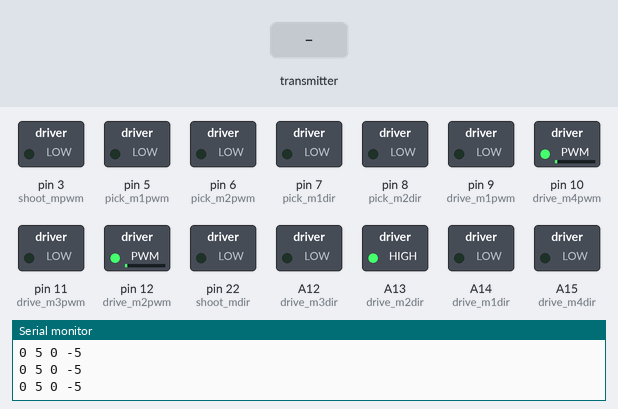
This sketch was run on a simulated Arduino Mega 2560, built with avr-gcc and run on an emulated ATmega2560. Shown: switched loads named in the sketch (green lamp = pin HIGH), the last lines printed to the serial monitor. The test bench sets the inputs (shaded band). No radio packets arrive unless stated.

Above: at 1.2 s.
1.3 s: the transmitter starts sending command.0 = -100
At 2.5 s:
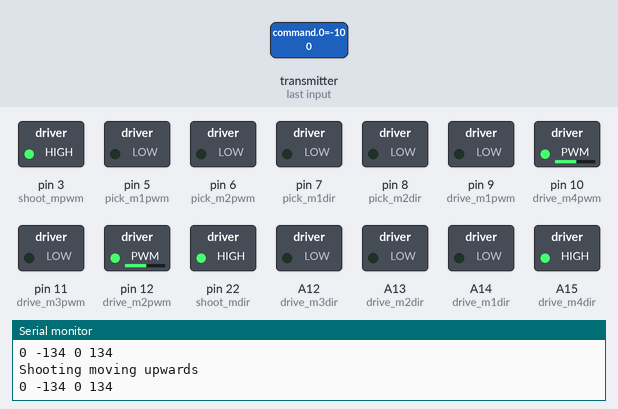
2.8 s: the transmitter starts sending command.1 = -100
At 3.6 s:
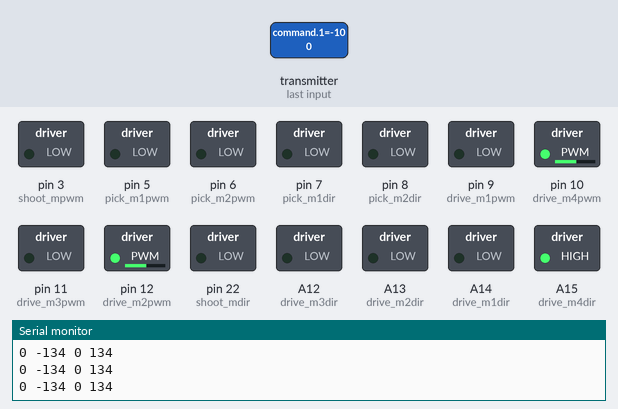
4.3 s: the transmitter starts sending command.2 = -100
At 4.9 s:
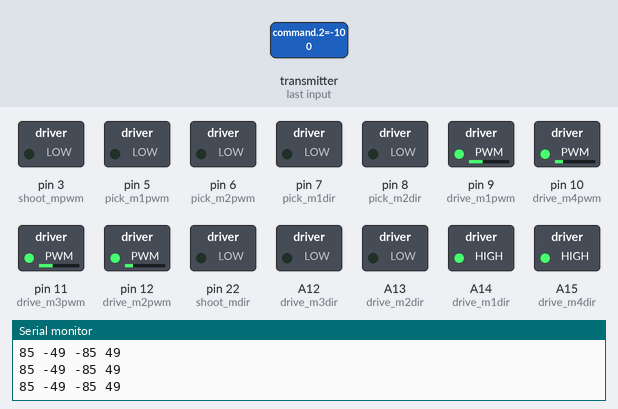
5.8 s: the transmitter starts sending command.1 = 0
At 6.9 s:
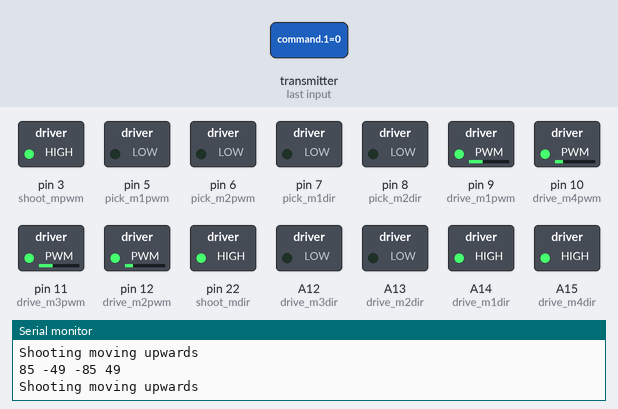
7.3 s: the transmitter starts sending command.3 = -100
At 7.9 s:
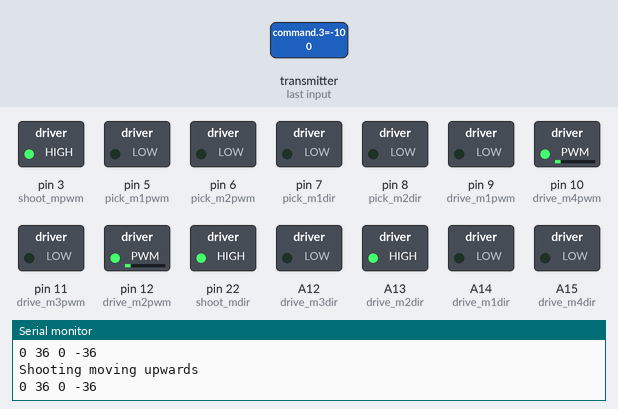
8.8 s: the transmitter starts sending command.2 = 0
At 9.1 s:
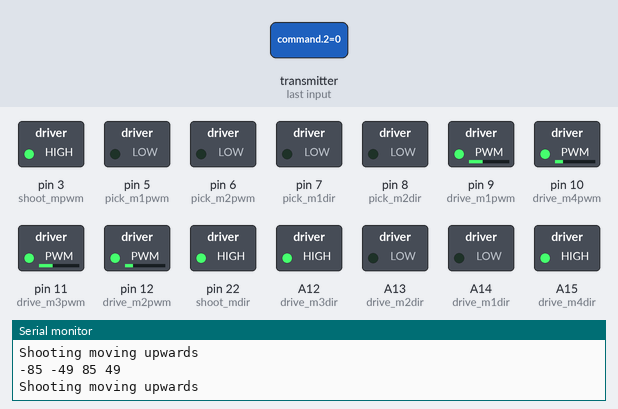
Timing chart, 0 to 11.3 s (numbered marks = the images above; inputs shaded):
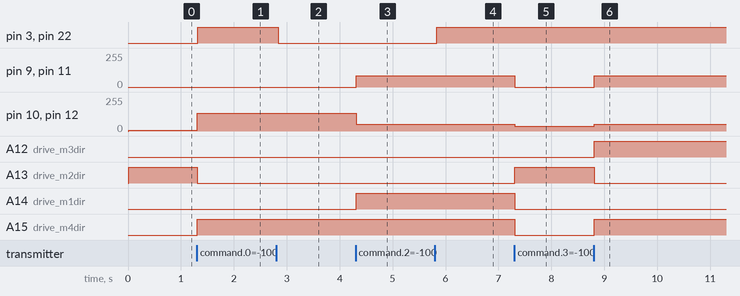

Measured:
- after the input at 1.3 s, pin 3 (shoot_mpwm), pin 22 (shoot_mdir), A15 (drive_m4dir): LOW → HIGH at once; pin 10 (drive_m4pwm), pin 12 (drive_m2pwm): 5/255 → 134/255 at once; A13 (drive_m2dir): HIGH → LOW at once
- after the input at 2.8 s, pin 3 (shoot_mpwm), pin 22 (shoot_mdir): HIGH → LOW at once
- after the input at 4.3 s, pin 9 (drive_m1pwm), pin 11 (drive_m3pwm): 0/255 → 85/255 at once; pin 10 (drive_m4pwm), pin 12 (drive_m2pwm): 134/255 → 49/255 at once; A14 (drive_m1dir): LOW → HIGH at once
- after the input at 5.8 s, pin 3 (shoot_mpwm), pin 22 (shoot_mdir): LOW → HIGH at once
- after the input at 7.3 s, pin 9 (drive_m1pwm), pin 11 (drive_m3pwm): 85/255 → 0/255 at once; pin 10 (drive_m4pwm), pin 12 (drive_m2pwm): 49/255 → 36/255 at once; A13 (drive_m2dir): LOW → HIGH at once; A14 (drive_m1dir), A15 (drive_m4dir): HIGH → LOW at once
- after the input at 8.8 s, pin 9 (drive_m1pwm), pin 11 (drive_m3pwm): 0/255 → 85/255 at once; pin 10 (drive_m4pwm), pin 12 (drive_m2pwm): 36/255 → 49/255 at once; A12 (drive_m3dir), A15 (drive_m4dir): LOW → HIGH at once; A13 (drive_m2dir): HIGH → LOW at once

The sketch:

ER_final_code.ino
```cpp
//ER_Main
//Importing necessary header files
#include <nRF24L01.h>
#include <RF24.h>
#include <Wire.h>
#include <SPI.h>

//Initializing NRF and address
RF24 radio(48, 49);               // CE, CSN
const byte address[6] = "DIVYA";  //Address for communication between NRF
int8_t command[20];
//analog values[0-255] ----> (x_L, y_L, x_R, y_R), (SELECT,L3,R3,START,UP,RIGHT,DOWN,LEFT,L2,R2,L1,R1,TRIANGLE,CIRCLE,CROSS,SQUARE) <---- boolean values[0-1]
//index value-                 0    1    2    3       4    5  6    7   8    9    10   11  12 13 14 15    16      17     18    19

/*

  Elephant Robot


  M - Motor
  P - Piston
  PM - Picking Motor
  FM - Feeding Motor
  SM - Shooting Motor

                    P2  | -->                  <-- | P3
                        ||||                    ||||
                        |                          |
                   PM1 ||                          || PM2
                        |__________|| FM
                   M4 |||                          ||| M3
                      |||        --> ||            |||
                        |     |||| \_||_/          |
                        |      P1    ||            |
                        |            ||            |
                        |            ||            |
                        |            ||            |
                        |            ||            |
                   M1 |||            ||||          ||| M2
                      |||              SM          |||
                        |__________|


*/

//Defining pins for sensors
#define laser 42
#define ldr 46

//Defining pins for Drive (Cytron)
#define drive_m1dir A14
#define drive_m1pwm 9
#define drive_m2dir A13
#define drive_m2pwm 12
#define drive_m3dir A12
#define drive_m3pwm 11
#define drive_m4dir A15
#define drive_m4pwm 10

//Defining pins for motors for picking (Cytron)
#define pick_m1dir 7
#define pick_m1pwm 5
#define pick_m2dir 8
#define pick_m2pwm 6

//Defining pins for motor for shooting (Cytron)
#define shoot_mdir 22
#define shoot_mpwm 3

//Defining pins for motor for feeding (L298N)
#define feed_min1 32
#define feed_min2 34
#define feed_mpwm 44

//Defining pins for relay
#define relay_pick1 37
#define relay_pick2 35
#define relay_shoot1 33
#define relay_shoot2 31

//This function is used for moving the bot
void botmove(int Vx = 0, int Vy = 0) {
  Vx = Vx + 5;
  Vy = Vy + 5;
  int m1speed = 70 * ((float)(Vx - Vy) / 128);
  int m2speed = 70 * ((float)(Vx + Vy) / 128);
  int m3speed = 70 * ((float)(-Vx + Vy) / 128);
  int m4speed = 70 * ((float)(-Vx - Vy) / 128);

  digitalWrite(drive_m1dir, m1speed > 0);
  digitalWrite(drive_m2dir, m2speed > 0);
  digitalWrite(drive_m3dir, m3speed > 0);
  digitalWrite(drive_m4dir, m4speed > 0);

  analogWrite(drive_m1pwm, abs(m1speed));
  analogWrite(drive_m2pwm, abs(m2speed));
  analogWrite(drive_m3pwm, abs(m3speed));
  analogWrite(drive_m4pwm, abs(m4speed));

  Serial.println(String(m1speed) + " " + String(m2speed) + " " + String(m3speed) + " " + String(m4speed));
}

//This function is used for rotating the bot
void botrotate(int dir = 0, int speed = 0) {
  if (dir == 0)
    Serial.println("Bot Rotate Anti-Clockwise");
  else
    Serial.println("Bot Rotate Clockwise");

  digitalWrite(drive_m1dir, dir);
  digitalWrite(drive_m2dir, dir);
  digitalWrite(drive_m3dir, dir);
  digitalWrite(drive_m4dir, dir);

  analogWrite(drive_m1pwm, speed);
  analogWrite(drive_m2pwm, speed);
  analogWrite(drive_m3pwm, speed);
  analogWrite(drive_m4pwm, speed);
}

//This function is used for stopping the bot
void botstop() {
  digitalWrite(drive_m1dir, 0);
  digitalWrite(drive_m2dir, 0);
  digitalWrite(drive_m3dir, 0);
  digitalWrite(drive_m4dir, 0);

  analogWrite(drive_m1pwm, 0);
  analogWrite(drive_m2pwm, 0);
  analogWrite(drive_m3pwm, 0);
  analogWrite(drive_m4pwm, 0);

  Serial.println("Bot Stop");
}

//This function is used for the movement of motor which is responsible for picking
void pickmove(int dir = 0, int speed = 0) {
  if (dir == 0)
    Serial.println("Picking moving upwards");
  else
    Serial.println("Picking moving downwards");

  digitalWrite(pick_m1dir, dir);
  digitalWrite(pick_m2dir, dir);

  analogWrite(pick_m1pwm, speed);
  analogWrite(pick_m2pwm, 124);
}

//This function is used for stopping the movement of motor which is responsible for picking
void pickstop() {
  digitalWrite(pick_m1dir, 0);
  digitalWrite(pick_m2dir, 0);

  analogWrite(pick_m1pwm, 0);
  analogWrite(pick_m2pwm, 0);

  //Serial.println("Picking Stop");
}

//This function is used for the movement of motor which is responsible for shooting
void shootmove(int dir = 0, int speed = 0) {

  if (dir == 0)
    Serial.println("Shooting moving upwards");
  else
    Serial.println("Shooting moving downwards");

  digitalWrite(shoot_mdir, !dir);
  analogWrite(shoot_mpwm, speed);
}

//This function is used for stopping the movement of motor which is responsible for shooting
void shootstop() {
  digitalWrite(shoot_mdir, 0);
  analogWrite(shoot_mpwm, 0);
  //Serial.println("Shooting Stop");
}

//function for feeding rings to the bot
void feedin() {
  Serial.println("Feed rod Back");
  digitalWrite(feed_min1, LOW);
  digitalWrite(feed_min2, HIGH);
  analogWrite(feed_mpwm, 150);
}

void feedout() {
  Serial.println("Feed");
  digitalWrite(feed_min1, HIGH);
  digitalWrite(feed_min2, LOW);
  analogWrite(feed_mpwm, 150);
}

void feeds() {
  digitalWrite(feed_min1, HIGH);
  digitalWrite(feed_min2, HIGH);
  analogWrite(feed_mpwm, 0);
}

//Beginning serial monitor and radio communication and respective initialising pins
void setup() {
  Serial.begin(9600);
  radio.begin();

  //Initialising NRF
  if (radio.isChipConnected()) {
    Serial.print("NRF SPI is Connected");
  }
  radio.setChannel(100);
  radio.setPayloadSize(20);
  radio.setDataRate(RF24_2MBPS);
  radio.openReadingPipe(0, address);
  radio.setPALevel(RF24_PA_MIN);
  radio.startListening();

  //Setting pin mode for motors for drive
  pinMode(drive_m1dir, OUTPUT);
  pinMode(drive_m1pwm, OUTPUT);
  pinMode(drive_m2dir, OUTPUT);
  pinMode(drive_m2pwm, OUTPUT);
  pinMode(drive_m3dir, OUTPUT);
  pinMode(drive_m3pwm, OUTPUT);
  pinMode(drive_m4dir, OUTPUT);
  pinMode(drive_m4pwm, OUTPUT);

  //Setting pin mode for motors for picking
  pinMode(pick_m1dir, OUTPUT);
  pinMode(pick_m1pwm, OUTPUT);
  pinMode(pick_m2dir, OUTPUT);
  pinMode(pick_m2pwm, OUTPUT);

  //Setting pin mode for motors for shooting
  pinMode(shoot_mdir, OUTPUT);
  pinMode(shoot_mpwm, OUTPUT);

  //Setting pin mode for motors for feeding
  pinMode(feed_min1, OUTPUT);
  pinMode(feed_min2, OUTPUT);
  pinMode(feed_mpwm, OUTPUT);

  //Setting pin mode for relay
  pinMode(relay_pick1, OUTPUT);
  pinMode(relay_pick2, OUTPUT);
  pinMode(relay_shoot1, OUTPUT);
  pinMode(relay_shoot2, OUTPUT);

  //Setting pin mode for sensors
  pinMode(ldr, INPUT);
  pinMode(laser, OUTPUT);
}

//Main program starts
void loop() {
  //Reading data from NRF
  if (radio.available()) {
    radio.read(&command, sizeof(command));
    command[1] = command[1] - 128;
    command[2] = (int)command[2] - 128;
    command[3] = (int)command[3] - 128;
    //            for(int i = 0; i < 20; i++)
    //            {
    //                Serial.print(command[i]);
    //                Serial.print(" ");
    //            }
    //            Serial.println();
  }


  //Drive Control
  if (command[2] > -5 || command[2] < -5 || command[3] > -5 || command[3] < -5) //Right Joystick is used for controlling the motion of the drive
  {
    botmove(command[2], command[3]); //Vx,Vy
  }  else if (command[14])              //L1 is used for rotating the bot anti-clockwise
  {
    botrotate(1, 40);      //dir,speed
  }  else if (command[15])  //R1 is used for rotating the bot clockwise
  {
    botrotate(0, 40);  //dir,speed
  } else {
    botstop();
  }
  //  //Picking Control
  if (command[10])  //L2 is used for picking down
  {
    pickmove(0, 120);      //dir,speed
  } else if (command[8])  //R2 is used for picking up
  {
    digitalWrite(laser, HIGH);
    bool laservalue = digitalRead(ldr);
    if (laservalue == 0)  //If the LDR is giving a low signal then the picking can move upward
      pickmove(1, 120);   //dir,speed

    else
    {
      pickstop();
    }
  }
  else {
    digitalWrite(laser, LOW);
    pickstop();
  }

  // Feeding Control
  if (command[9] == 1)
  {
    feedout();
  }
  else if (command[11] == 1)
  {
    feedin();
  }
  else if (command[9] == 0 && command[11] == 0)
  {
    feeds();
  }

  //Shooting Control
  if (command[1] < -80) //Left Joystick Y axis is used for controlling the movement of motor for shooting
  {

    shootmove(0, 255);
  }
  else if (command[1] > 80) {

    shootmove(1, 255);
  }
  else {
    shootstop();
  }

  // Relay Control
  // Shooting
  if (command[17] == 1)
  {
    digitalWrite(relay_shoot1, LOW);
    digitalWrite(relay_shoot2, HIGH);
  }
  else if (command[19] == 1)
  {
    digitalWrite(relay_shoot1, HIGH);
    digitalWrite(relay_shoot2, LOW);
  }
  else if (command[17] == 0 && command[19] == 0)
  {
    digitalWrite(relay_shoot1, HIGH);
    digitalWrite(relay_shoot2, HIGH);
  }
  delay(10);
}
```
